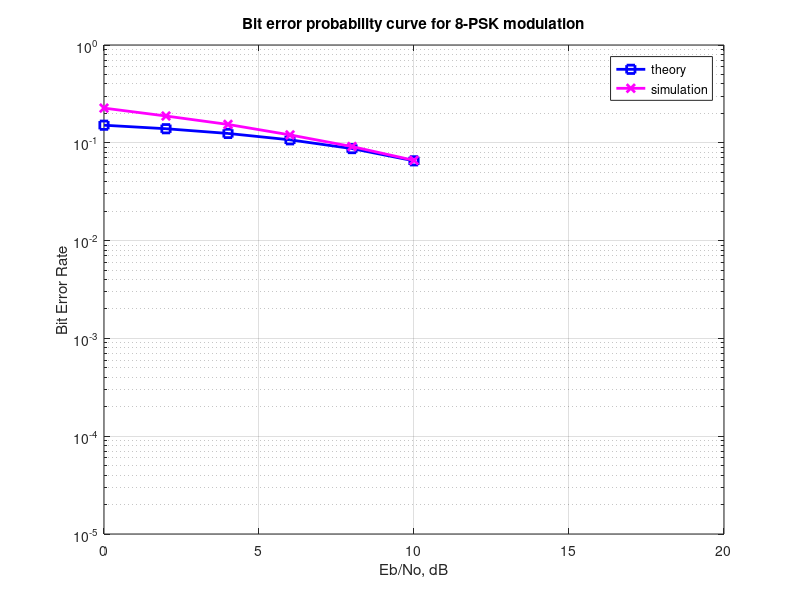
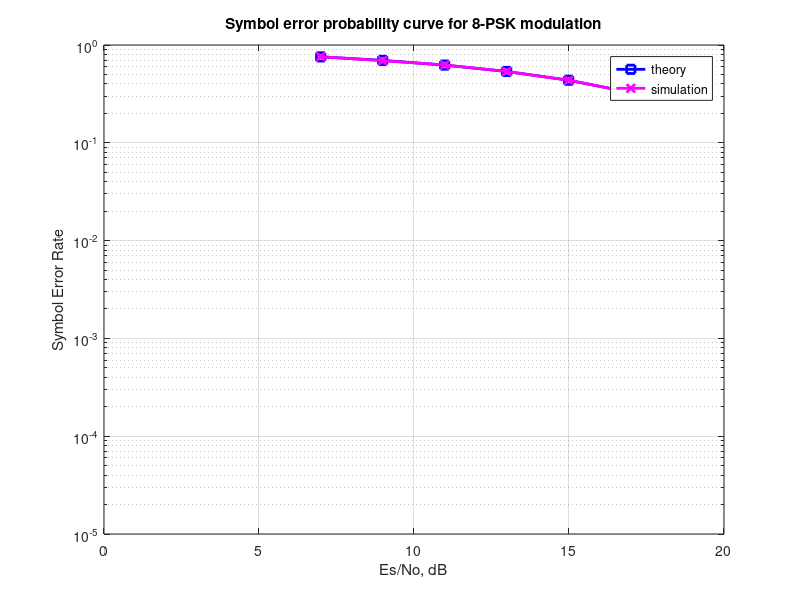

Reproduce these figures in MATLAB, in order.
%%%%%%%%%%%%%%%%%%%%%%%%%%%%%%%%%%%%%%%%%%%%%%%%%%%%%%%%%%%%
% All rights reserved by Krishna Pillai, http://www.dsplog.com 
% The file may not be re-distributed without explicit authorization
% from Krishna Pillai.
% Checked for proper operation with Octave Version 3.0.0
% Author	: Krishna Pillai
% Email		: krishna@dsplog.com
% Version	: 1.0
% Date		: 17 May 2008
% %%%%%%%%%%%%%%%%%%%%%%%%%%%%%%%%%%%%%%%%%%%%%%%%%%%%%%%%%%

% Bit Error Rate for 16-PSK modulation using Gray modulation mapping

clear
N = 10^4; % number of symbols
M = 32;   % constellation size
k = log2(M); % bits per symbol


thetaMpsk = [0:M-1]*2*pi/M; % reference phase values

Eb_N0_dB  = [0:2:10]; % multiple Es/N0 values
Es_N0_dB  = Eb_N0_dB + 10*log10(k);

% Mapping for binary <--> Gray code conversion
ref = [0:M-1];
map = bitxor(ref,floor(ref/2));
[tt ind] = sort(map);                                

ipPhaseHat = zeros(1,N);
for ii = 1:length(Eb_N0_dB)
    
    % symbol generation
    % ------------------
    ipBit = rand(1,N*k,1)>0.5; % random 1's and 0's
    bin2DecMatrix = ones(N,1)*(2.^[(k-1):-1:0]) ; % conversion from binary to decimal
    ipBitReshape =  reshape(ipBit,k,N).'; % grouping to N symbols having k bits each
    ipGray = [sum(ipBitReshape.*bin2DecMatrix,2)].'; % decimal to binary
    
    % Gray coded constellation mapping
    ipDec = ind(ipGray+1)-1; % bit group to constellation point 
    ipPhase = ipDec*2*pi/M; % conversion to phase 
    ip = exp(j*ipPhase);  % modulation 
    s = ip; 
    
    % noise
    % -----
    n = 1/sqrt(2)*[randn(1,N) + j*randn(1,N)]; % white guassian noise, 0dB variance 
    
    y = s + 10^(-Es_N0_dB(ii)/20)*n; % additive white gaussian noise

    % demodulation
    % ------------
    % finding the phase from [-pi to +pi]
    opPhase = angle(y); 
    % unwrapping the phase i.e. phase less than 0 are 
    % added 2pi
    opPhase(find(opPhase<0)) = opPhase(find(opPhase<0)) + 2*pi;

    % rounding the received phase to the closest constellation
    ipPhaseHat = 2*pi/M*round(opPhase/(2*pi/M))	;
    % as there is phase ambiguity for phase = 0 and 2*pi,
    % changing all phases reported as 2*pi to 0.
    % this is to enable comparison with the transmitted phase
    ipPhaseHat(find(ipPhaseHat==2*pi)) = 0;
    ipDecHat = round(ipPhaseHat*M/(2*pi));
 
    % Decimal to Gray code conversion
    ipGrayHat = map(ipDecHat+1); % converting to decimal 
    ipBinHat = dec2bin(ipGrayHat,k) ; % decimal to binary

    % converting binary string to number
    ipBinHat = ipBinHat.';
    ipBinHat = ipBinHat(1:end).';
    ipBinHat = str2num(ipBinHat).' ;
    
    % counting errors
    nBitErr(ii) = size(find([ipBit- ipBinHat]),2); % couting the number of errors
    nSymErr(ii) = size(find([ipDec- ipDecHat]),2);
end 
simBer = nBitErr/(N*k);
theoryBer = (1/k)*erfc(sqrt(k*10.^(Eb_N0_dB/10))*sin(pi/M));
simSer = nSymErr/N;
theorySer = erfc(sqrt(10.^(Es_N0_dB/10))*sin(pi/M));

close all; 
figure
semilogy(Eb_N0_dB,theoryBer,'bs-','LineWidth',2);
hold on
semilogy(Eb_N0_dB,simBer,'mx-','LineWidth',2);
axis([0 20 10^-5 1])
grid on
legend('theory', 'simulation');
xlabel('Eb/No, dB')
ylabel('Bit Error Rate')
title('Bit error probability curve for 8-PSK modulation')
figure
semilogy(Es_N0_dB,theorySer,'bs-','LineWidth',2);
hold on
semilogy(Es_N0_dB,simSer,'mx-','LineWidth',2);
axis([0 20 10^-5 1])
grid on
legend('theory', 'simulation');
xlabel('Es/No, dB')
ylabel('Symbol Error Rate')
title('Symbol error probability curve for 8-PSK modulation')

